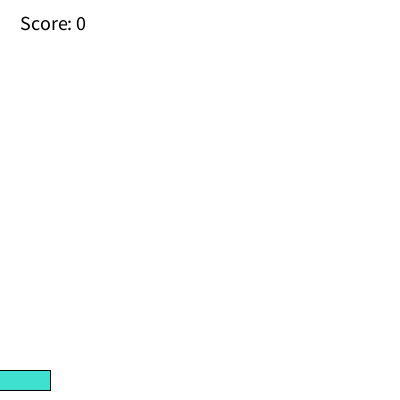
Frame 1 (no input)
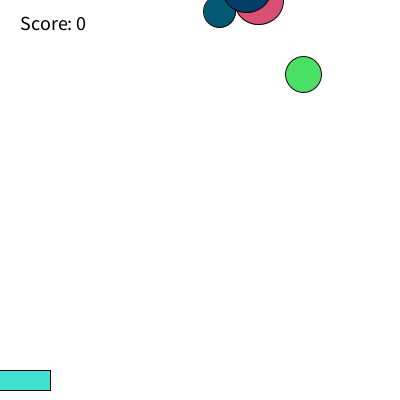
Frame 60 (the mouse pressed at the canvas centre just before this capture)
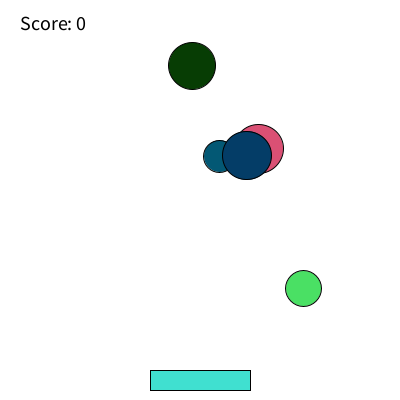
Frame 120 (the mouse held since frame 60 and released just before this capture)

The Processing sketch that drew these frames (run headless with seeded random() and noise(); from frame 60 on, the mouse is pressed at the canvas centre):

// Processing sketch: Uitwerking_7n
// ── Uitwerking_7n.pde
Ball[] ballen = new Ball[5];

float paddleWidth = 100;
float paddleHeight = 20;
int score = 0;

void setup() {
  size(400, 400);

  for (int i = 0; i < ballen.length; i++) {
    ballen[i] = new Ball();
  }
}

void draw() {
  background(255, 255, 255);

  float paddleX = mouseX - (paddleWidth / 2);
  float paddleY = height - 30;
  
  fill(64, 224, 208);
  rect(paddleX, paddleY, paddleWidth, paddleHeight);

  fill(0); 
  textSize(20);
  text("Score: " + score, 20, 30);

  for (int i = 0; i < ballen.length; i++) {
    ballen[i].move();
    ballen[i].display();
    ballen[i].resetAlsUitBeeld();
    ballen[i].raaktPaddle(paddleX, paddleY, paddleWidth);
  }
}

class Ball {
  float x;
  float y;
  float diameter;
  float speed;
  float r, g, b;

  Ball() {
    x = random(width);
    y = random(-200, 0);
    diameter = random(30, 50);
    speed = random(2, 4);
    
    r = random(0, 255);
    g = random(0, 255);
    b = random(0, 255);
  }

  void display() {
    fill(r, g, b);
    circle(x, y, diameter);
  }

  void move() {
    y = y + speed;
  }

  void resetAlsUitBeeld() {
    if (y > height + (diameter / 2)) {
      y = -diameter;
      x = random(width);
    }
  }

  void raaktPaddle(float paddleX, float paddleY, float paddleWidth) {
    if (x >= paddleX && x <= paddleX + paddleWidth && y + (diameter / 2) >= paddleY) {
      score = score + 1;
      y = -diameter;
      x = random(width);
    }
  }
}
